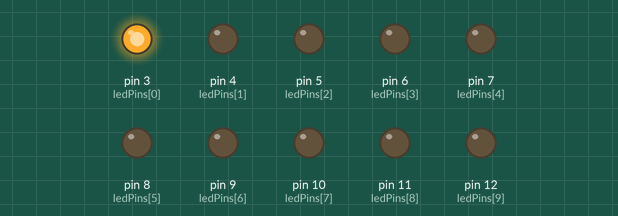
Bench run of a sketch on a simulated Arduino Uno, built with avr-gcc and run on an emulated ATmega328P. On the bench: output pins drawn as LEDs (lit = HIGH).

Above: at 0.1 s.
At 2.3 s:
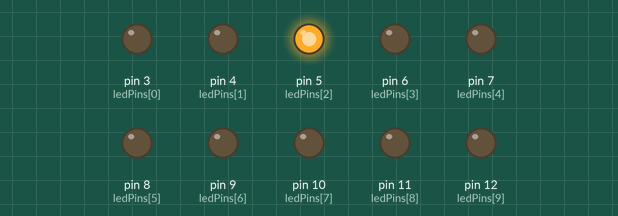
At 4.5 s:
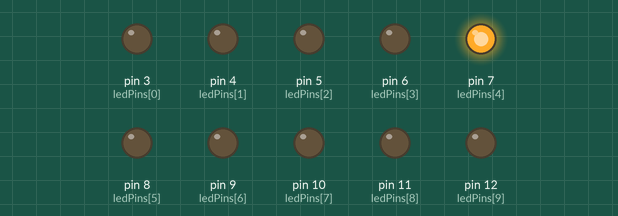
At 8.9 s:
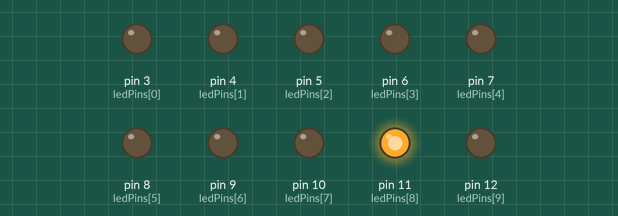
At 21.2 s:
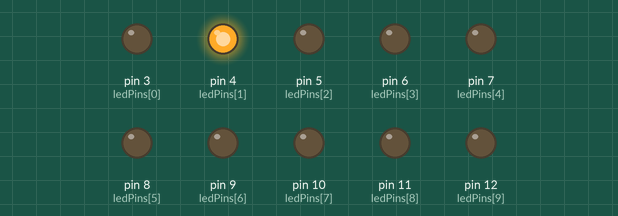
At 30.0 s:
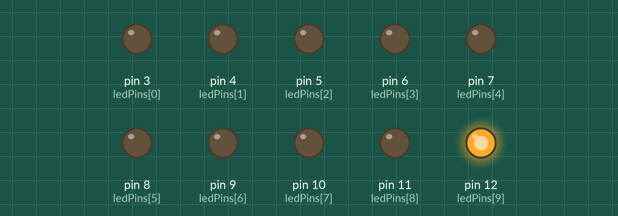
Timing chart, 0 to 40.0 s (numbered marks = the images above):
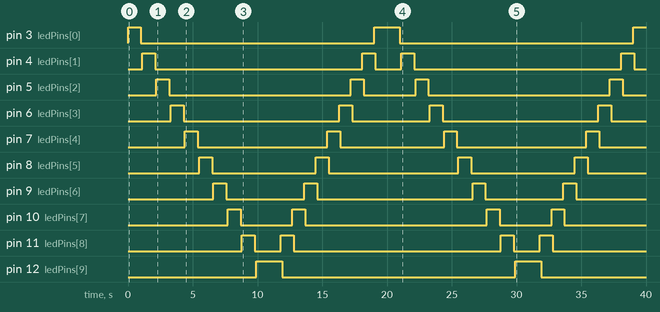

Measured:
- by itself, pin 3 (ledPins[0]): goes HIGH 1.0 s, LOW 18.0 s, HIGH 2.0 s, LOW 18.0 s, then HIGH
- by itself, pin 4 (ledPins[1]): LOW → HIGH at 1.1 s, → LOW 1.0 s later, → HIGH 16.0 s later, → LOW 1.0 s later, … (8 changes in this stretch)
- by itself, pin 5 (ledPins[2]): LOW → HIGH at 2.2 s, → LOW 1.0 s later, → HIGH 14.0 s later, → LOW 1.0 s later, … (8 changes in this stretch)
- by itself, pin 6 (ledPins[3]): LOW → HIGH at 3.3 s, → LOW 1.0 s later, → HIGH 12.0 s later, → LOW 1.0 s later, … (8 changes in this stretch)
- by itself, pin 7 (ledPins[4]): LOW → HIGH at 4.4 s, → LOW 1.0 s later, → HIGH 10.0 s later, → LOW 1.0 s later, … (8 changes in this stretch)
- by itself, pin 8 (ledPins[5]): LOW → HIGH at 5.5 s, → LOW 1.0 s later, → HIGH 8.0 s later, → LOW 1.0 s later, … (8 changes in this stretch)
- by itself, pin 9 (ledPins[6]): LOW → HIGH at 6.6 s, → LOW 1.0 s later, → HIGH 6.0 s later, → LOW 1.0 s later, … (8 changes in this stretch)
- by itself, pin 10 (ledPins[7]): LOW → HIGH at 7.7 s, → LOW 1.0 s later, → HIGH 4.0 s later, → LOW 1.0 s later, … (8 changes in this stretch)

The sketch:

LEDBarGraph.ino
```cpp
const int ledCount = 10;  //# LEDs in the bar graph

// array of pin numbers to which LEDs are attached
int ledPins[] = {3, 4, 5, 6, 7, 8, 9, 10, 11, 12};

void setup() {
  //loop over the pin array and set them all to output:
  for (int i=0; i<ledCount; i++) {
    pinMode(ledPins[i], OUTPUT);
  }
}

void loop() {
  // make the 'i'-th LED of the LED basr will light up
  for (int i=0; i<ledCount; i++) {
    barGraphDisplay(i);
  }
  for (int i=ledCount; i>0; i--) {
    barGraphDisplay(i-1);
  }
}
void barGraphDisplay(int ledOn) {
  //make the 'ledOn'-th LED of bar graph LED on and others off
  for (int i=0; i<ledCount; i++) {
    digitalWrite(ledPins[i], i==ledOn ? HIGH : LOW);
    delay(100);
  }
}
```
